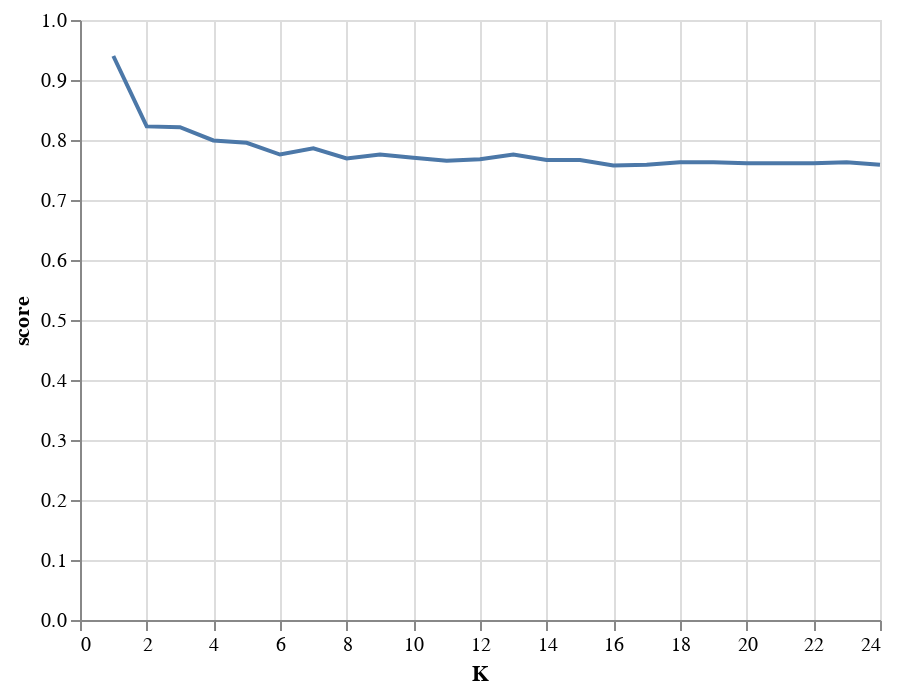

Notebook code cell kept with this figure:
### Markdown cell above
### Pandas + Altair style!

### Code cell
#Setup arrays to store training and test accuracies
neighbors = np.arange(1,25)
accuracy = np.empty(len(neighbors))

results = []

for i,k in enumerate(neighbors):
    
    #This is a new instance 
    knn = KNeighborsClassifier(n_neighbors=k)
    
    #Fit the model
    knn.fit(low_dim, labels)
    
    #Compute accuracy
    score = knn.score(low_dim, labels)
    
    results.append({"score": score, "K": k})
    
df = pd.DataFrame(results)

import altair as alt 

alt.Chart(df).mark_line().encode(
    x="K",
    y="score"
)

### Figure 1 — Vega-Lite specification as saved in the notebook (floating-point values rounded to 4 significant figures)
{"config": {"view": {"continuousWidth": 400, "continuousHeight": 300}}, "data": {"name": "data-dcccfa5e4a42ca85c19d394327a19178"}, "mark": "line", "encoding": {"x": {"type": "quantitative", "field": "K"}, "y": {"type": "quantitative", "field": "score"}}, "$schema": "https://vega.github.io/schema/vega-lite/v4.8.1.json", "datasets": {"data-dcccfa5e4a42ca85c19d394327a19178": [{"score": 0.94, "K": 1}, {"score": 0.8227, "K": 2}, {"score": 0.8214, "K": 3}, {"score": 0.7992, "K": 4}, {"score": 0.7953, "K": 5}, {"score": 0.7757, "K": 6}, {"score": 0.7862, "K": 7}, {"score": 0.7692, "K": 8}, {"score": 0.7757, "K": 9}, {"score": 0.7705, "K": 10}, {"score": 0.7653, "K": 11}, {"score": 0.7679, "K": 12}, {"score": 0.7757, "K": 13}, {"score": 0.7666, "K": 14}, {"score": 0.7666, "K": 15}, {"score": 0.7575, "K": 16}, {"score": 0.7588, "K": 17}, {"score": 0.7627, "K": 18}, {"score": 0.7627, "K": 19}, {"score": 0.7614, "K": 20}, {"score": 0.7614, "K": 21}, {"score": 0.7614, "K": 22}, {"score": 0.7627, "K": 23}, {"score": 0.7588, "K": 24}]}}
